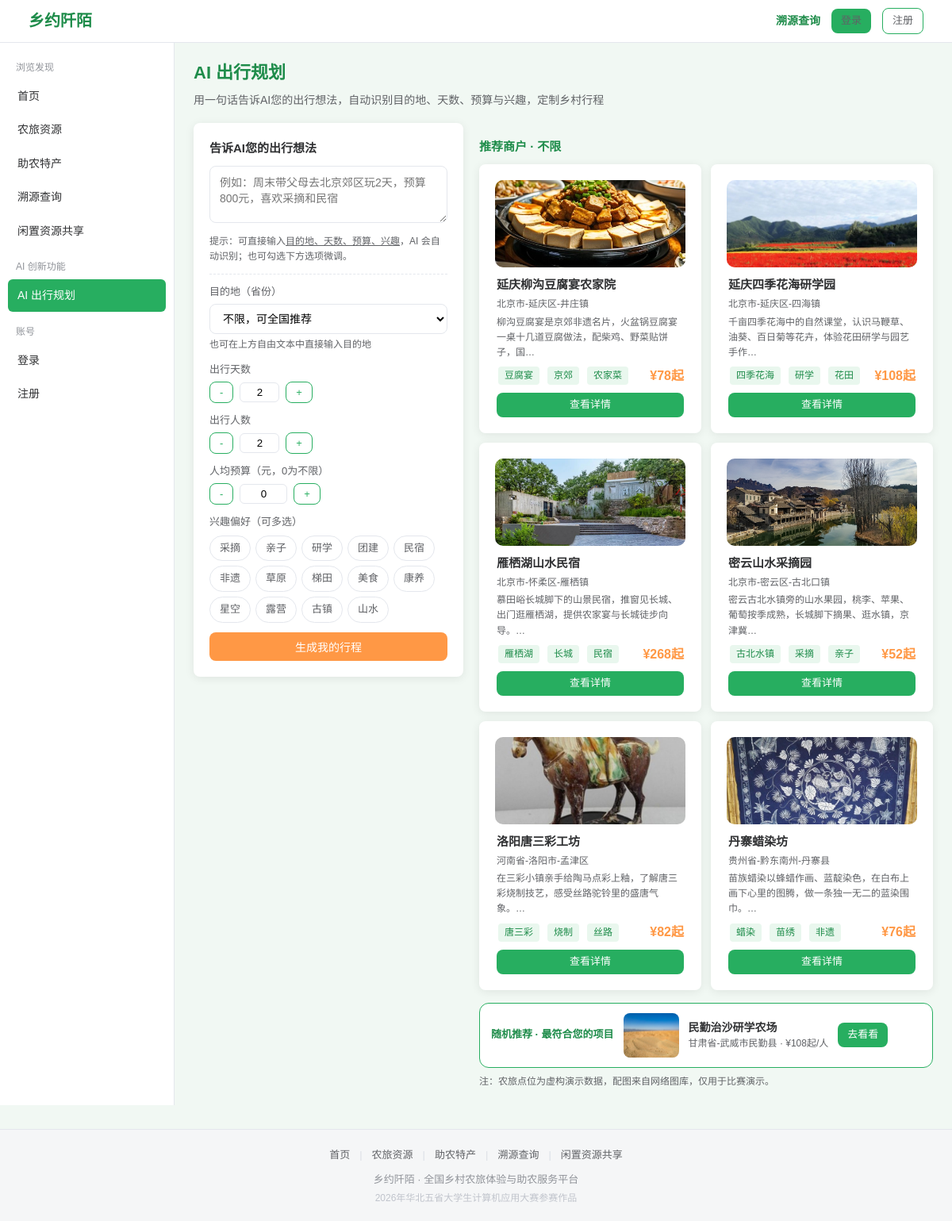
The app's page /ai_travel with its own data.
### tables this page shows
CREATE TABLE farmstays (
            id INTEGER PRIMARY KEY AUTOINCREMENT,
            merchant_id INTEGER NOT NULL,      -- 所属商户
            name TEXT NOT NULL,
            region TEXT DEFAULT '',            -- 地区（省-市-县）
            address TEXT DEFAULT '',
            category TEXT DEFAULT '采摘体验',  -- 采摘体验/农家住宿/农家餐饮/农耕研学/非遗体验
            price_min REAL DEFAULT 0,          -- 最低参考价
            score REAL DEFAULT 5.0,            -- 评分
            tags TEXT DEFAULT '',              -- 特色标签（逗号分隔）
            description TEXT DEFAULT '',
            image TEXT DEFAULT 'farm_default.jpg',
            lng REAL DEFAULT 0,                -- 经度（高德地图导航）
            lat REAL DEFAULT 0,                -- 纬度（高德地图导航）
            status TEXT DEFAULT '上架',         -- 上架/下架
            views INTEGER DEFAULT 0,          -- 浏览量
            created_at TEXT DEFAULT (datetime('now', 'localtime'))
        );

### app.py (the view, shortened to what this page needs)
@app.route('/ai_travel', methods=['GET', 'POST'])
def ai_travel():
    import random
    import re
    result = None
    user_input = ''
    picked = '不限'
    days, people, budget = 2, 2, 0
    interests = []
    quick = request.args.get('quick', '')
    spots = models.list_farmstays(region=picked if picked != '不限' else '')
    _cat_map = {'采摘': '采摘体验', '研学': '农耕研学', '民宿': '农家住宿',
                '非遗': '非遗体验', '美食': '农家餐饮'}
    _cat = [_cat_map[i] for i in interests if i in _cat_map]
    if _cat:
        filtered = [x for x in spots if x['category'] in _cat]
        if filtered:
            spots = filtered
    if budget and budget > 0:
        spots = [x for x in spots if x['price_min'] <= budget]
    hot = None
    if spots:
        hot = random.choice(spots)
    spots = spots[:6]
    if hot is None and spots:
        hot = random.choice(spots)
    if request.method == 'POST':
        result = ai_helper.travel_plan(user_input, picked, days, people, budget, interests, spots)
    regions_all = [r['region'].split('-')[0] for r in models.list_farmstays() if r['region']]
    regions = sorted(set(regions_all))
    return render_template('ai_travel.html', result=result, user_input=user_input,
                           spots=spots, picked=picked, days=days, people=people,
                           budget=budget, interests=interests, hot=hot, quick=quick,
                           regions=regions, user=get_user(), active='ai')

### app.py (called while the page is built)
def get_user():
    if 'user_id' in session:
        return models.get_user_by_id(session['user_id'])
    return None

@app.context_processor
def inject_globals():
    u = get_user()
    return {'cart_count': models.get_cart_count(u['id']) if u else 0}

### models.py (called while the page is built)
def get_conn():
    conn = sqlite3.connect(DB_PATH)
    conn.row_factory = sqlite3.Row
    return conn

def list_farmstays(region='', category='', keyword='', merchant_id=None):
    conn = get_conn()
    sql = 'SELECT * FROM farmstays WHERE status="上架"'
    args = []
    if region:
        sql += ' AND region LIKE ?'
        args.append(f'%{region}%')
    if category:
        sql += ' AND category=?'
        args.append(category)
    if keyword:
        sql += ' AND (name LIKE ? OR description LIKE ? OR tags LIKE ?)'
        args += [f'%{keyword}%', f'%{keyword}%', f'%{keyword}%']
    if merchant_id:
        sql = 'SELECT * FROM farmstays WHERE merchant_id=?'
        args = [merchant_id]
    sql += ' ORDER BY id DESC'
    rows = conn.execute(sql, args).fetchall()
    conn.close()
    return rows

### templates/ai_travel.html (shortened to what this page needs)
{% extends "base.html" %}
{% block content %}
<h1 class="page-title">AI 出行规划</h1>
<p class="page-subtitle">用一句话告诉AI您的出行想法，自动识别目的地、天数、预算与兴趣，定制乡村行程</p>
<div style="display:flex;gap:20px;flex-wrap:wrap;align-items:flex-start;">
<div class="card" style="width:340px;flex-shrink:0;">
<div style="font-size:15px;font-weight:700;color:var(--text);">告诉AI您的出行想法</div>
<form method="post" id="ai-form">
<div style="margin-top:10px;">
<textarea name="user_input" class="form-control" rows="3"
placeholder="例如：周末带父母去北京郊区玩2天，预算800元，喜欢采摘和民宿"
style="resize:vertical;min-height:72px;">{{ user_input }}</textarea>
<div style="font-size:12px;color:var(--text2);margin-top:6px;">
提示：可直接输入<u>目的地、天数、预算、兴趣</u>，AI 会自动识别；也可勾选下方选项微调。</div>
</div>
<hr style="border:none;border-top:1px dashed var(--border);margin:12px 0;">
<div style="font-size:13px;color:var(--text2);">目的地（省份）</div>
<select name="region" class="form-control" style="margin-top:4px;">
<option value="不限" {% if picked == '不限' %}selected{% endif %}>不限，可全国推荐</option>
</select>
<div style="font-size:12px;color:var(--text2);margin-top:4px;">也可在上方自由文本中直接输入目的地</div>
<div style="margin-top:12px;font-size:13px;color:var(--text2);">出行天数</div>
<div style="display:flex;align-items:center;gap:8px;margin-top:4px;">
<button type="button" class="btn btn-sm btn-outline" onclick="var i=document.getElementById('days');i.value=Math.max(1,+i.value-1);">-</button>
<input id="days" name="days" value="{{ days }}" style="width:50px;text-align:center;border:1px solid var(--border);border-radius:6px;padding:4px;" readonly>
<button type="button" class="btn btn-sm btn-outline" onclick="var i=document.getElementById('days');i.value=Math.min(10,+i.value+1);">+</button>
</div>
<div style="margin-top:12px;font-size:13px;color:var(--text2);">出行人数</div>
<div style="display:flex;align-items:center;gap:8px;margin-top:4px;">
<button type="button" class="btn btn-sm btn-outline" onclick="var i=document.getElementById('people');i.value=Math.max(1,+i.value-1);">-</button>
<input id="people" name="people" value="{{ people }}" style="width:50px;text-align:center;border:1px solid var(--border);border-radius:6px;padding:4px;" readonly>
<button type="button" class="btn btn-sm btn-outline" onclick="var i=document.getElementById('people');i.value=Math.min(50,+i.value+1);">+</button>
</div>
<div style="margin-top:12px;font-size:13px;color:var(--text2);">人均预算（元，0为不限）</div>
<div style="display:flex;align-items:center;gap:8px;margin-top:4px;">
<button type="button" class="btn btn-sm btn-outline" onclick="var i=document.getElementById('budget');i.value=Math.max(0,+i.value-100);">-</button>
<input id="budget" name="budget" value="{{ budget }}" style="width:60px;text-align:center;border:1px solid var(--border);border-radius:6px;padding:4px;" readonly>
<button type="button" class="btn btn-sm btn-outline" onclick="var i=document.getElementById('budget');i.value=Math.min(5000,+i.value+100);">+</button>
</div>
<div style="margin-top:12px;font-size:13px;color:var(--text2);">兴趣偏好（可多选）</div>
<div style="display:flex;flex-wrap:wrap;gap:6px;margin-top:6px;">
{% for it in ['采摘','亲子','研学','团建','民宿','非遗','草原','梯田','美食','康养','星空','露营','古镇','山水'] %}
<label class="chk-label {{ 'checked' if it in interests else '' }}">
{{ it }}
</label>
{% endfor %}
</div>
<button type="submit" class="btn btn-orange btn-block" style="margin-top:12px;">生成我的行程</button>
</form>
</div>
<div style="flex:1;min-width:320px;">
{% if spots %}
<div style="margin-top:18px;">
<div style="font-size:15px;font-weight:700;color:var(--green-dark);margin-bottom:10px;">推荐商户 · {{ picked }}</div>
<div style="display:grid;grid-template-columns:repeat(auto-fill,minmax(210px,1fr));gap:12px;">
{% for sp in spots %}
<a href="/farmstay/{{ sp['id'] }}" class="card" style="text-decoration:none;margin:0;display:block;">
<img src="{{ url_for('static', filename='images/' + (sp['image'] or 'farm_default.jpg')) }}"
     style="width:100%;height:110px;object-fit:cover;border-radius:10px;display:block;"
     onerror="this.src='{{ url_for('static', filename='images/farm_default.jpg') }}'">
<div style="padding:10px 2px 0;">
<div style="font-size:15px;font-weight:700;color:var(--text);">{{ sp['name'] }}</div>
<div style="font-size:12px;color:var(--text2);margin:3px 0;">{{ sp['region'] }}</div>
<div style="font-size:12px;color:var(--text2);">{{ (sp['description'] or '')[:40] }}…</div>
<div style="display:flex;align-items:center;gap:6px;margin-top:6px;flex-wrap:wrap;">
{% for t in (sp['tags'] or '').split(',')[:3] %}
{% if t %}<span class="tag">{{ t }}</span>{% endif %}
{% endfor %}
<span style="color:var(--orange);font-weight:800;margin-left:auto;">¥{{ '%.0f' % (sp['price_min'] or 0) }}起</span>
</div>
<span class="btn btn-primary btn-sm" style="display:block;text-align:center;margin-top:8px;">查看详情</span>
</div>
</a>
{% endfor %}
</div>
{% if hot %}
<div style="margin-top:16px;background:#fff;border:1px solid var(--green);border-radius:12px;padding:12px 14px;display:flex;gap:12px;align-items:center;flex-wrap:wrap;">
<div style="font-size:13px;font-weight:700;color:var(--green-dark);">随机推荐 · 最符合您的项目</div>
<a href="/farmstay/{{ hot['id'] }}" style="display:flex;gap:12px;align-items:center;flex:1;min-width:240px;text-decoration:none;color:var(--text);">
<img src="{{ url_for('static', filename='images/' + (hot['image'] or 'farm_default.jpg')) }}" style="width:70px;height:56px;border-radius:8px;object-fit:cover;" onerror="this.src='{{ url_for('static', filename='images/farm_default.jpg') }}'">
<div>
<div style="font-size:14px;font-weight:700;">{{ hot['name'] }}</div>
<div style="font-size:12px;color:var(--text2);">{{ hot['region'] }} · ¥{{ '%.0f' % (hot['price_min'] or 0) }}起/人</div>
</div>
<span class="btn btn-sm btn-primary">去看看</span>
</a>
</div>
{% endif %}
<p style="font-size:12px;color:var(--text2);margin-top:8px;">注：农旅点位为虚构演示数据，配图来自网络图库，仅用于比赛演示。</p>
</div>
{% endif %}
</div>
</div>
{% endblock %}

### css/style.css (style rules this page uses)
* { margin: 0; padding: 0; box-sizing: border-box; }
:root { --green: #27AE60; --green-dark: #1E8C4A; --green-bg: #E9F7EE; --orange: #FF9845; --bg: #F1F8F3; --text: #303133; --text2: #606266; --border: #e4e7ed; }
body { font-family: "Microsoft YaHei", "PingFang SC", sans-serif; background: var(--bg); color: var(--text); line-height: 1.6; }
a { color: var(--green); text-decoration: none; }
.btn { display: inline-block; padding: 8px 18px; border: none; border-radius: 8px; font-size: 14px; cursor: pointer; text-decoration: none; transition: all .2s; }
.btn-primary { background: var(--green); color: #fff; }
.btn-outline { background: #fff; color: var(--green); border: 1px solid var(--green); }
.btn-orange { background: var(--orange); color: #fff; }
.btn-sm { padding: 5px 12px; font-size: 13px; }
.btn-block { width: 100%; }
.page-title { font-size: 22px; color: var(--green-dark); margin-bottom: 6px; }
.page-subtitle { color: var(--text2); margin-bottom: 18px; font-size: 14px; }
.card { background: #fff; border-radius: 8px; padding: 20px; box-shadow: 0 2px 12px rgba(0,0,0,0.08); margin-bottom: 16px; }
.tag { display: inline-block; background: var(--green-bg); color: var(--green-dark); font-size: 12px; padding: 2px 8px; border-radius: 4px; margin: 2px; }
.form-control { width: 100%; padding: 9px 12px; border: 1px solid var(--border); border-radius: 8px; font-size: 14px; font-family: inherit; background: #fff; }
textarea.form-control { min-height: 80px; resize: vertical; }
.chk-label { display: inline-block; background: #fff; border: 1px solid var(--border); color: var(--text2); font-size: 13px; padding: 5px 12px; border-radius: 999px; cursor: pointer; user-select: none; }

### records on screen
farmstays: image (picture), name "延庆柳沟豆腐宴农家院", region "北京市-延庆区-井庄镇", description "柳沟豆腐宴是京郊非遗名片，火盆锅豆腐宴一桌十几道豆腐做法，配柴鸡、野菜贴饼子，国", 3 "豆腐宴" "京郊" "农家菜", price_min "78"
farmstays: image (picture), name "延庆四季花海研学园", region "北京市-延庆区-四海镇", description "千亩四季花海中的自然课堂，认识马鞭草、油葵、百日菊等花卉，体验花田研学与园艺手作", 3 "四季花海" "研学" "花田", price_min "108"
farmstays: image (picture), name "雁栖湖山水民宿", region "北京市-怀柔区-雁栖镇", description "慕田峪长城脚下的山景民宿，推窗见长城、出门逛雁栖湖，提供农家宴与长城徒步向导。", 3 "雁栖湖" "长城" "民宿", price_min "268"
farmstays: image (picture), name "密云山水采摘园", region "北京市-密云区-古北口镇", description "密云古北水镇旁的山水果园，桃李、苹果、葡萄按季成熟，长城脚下摘果、逛水镇，京津冀", 3 "古北水镇" "采摘" "亲子", price_min "52"
farmstays: image (picture), name "洛阳唐三彩工坊", region "河南省-洛阳市-孟津区", description "在三彩小镇亲手给陶马点彩上釉，了解唐三彩烧制技艺，感受丝路驼铃里的盛唐气象。", 3 "唐三彩" "烧制" "丝路", price_min "82"
farmstays: image (picture), name "丹寨蜡染坊", region "贵州省-黔东南州-丹寨县", description "苗族蜡染以蜂蜡作画、蓝靛染色，在白布上画下心里的图腾，做一条独一无二的蓝染围巾。", 3 "蜡染" "苗绣" "非遗", price_min "76"
farmstays: image (picture), name "民勤治沙研学农场", region "甘肃省-武威市民勤县", price_min "108"

### other values on screen
{{ it }} "采摘" "亲子" "研学" "团建" "民宿" "非遗" "草原" "梯田" "美食" "康养" "星空" "露营" "古镇" "山水"
{{ picked }} "不限"
